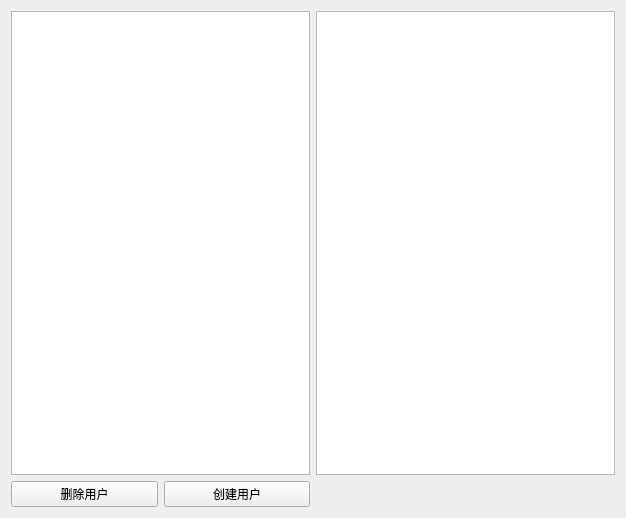
<?xml version="1.0" encoding="UTF-8"?>
<ui version="4.0">
 <class>UsersWidget</class>
 <widget class="QWidget" name="UsersWidget">
  <property name="geometry">
   <rect>
    <x>0</x>
    <y>0</y>
    <width>626</width>
    <height>518</height>
   </rect>
  </property>
  <property name="windowTitle">
   <string>用户管理</string>
  </property>
  <layout class="QGridLayout" name="gridLayout">
   <item row="0" column="0">
    <widget class="QTableView" name="usersTableView"/>
   </item>
   <item row="0" column="1">
    <widget class="QTableView" name="permissionsTableView"/>
   </item>
   <item row="1" column="0">
    <layout class="QHBoxLayout" name="horizontalLayout">
     <item>
      <widget class="QPushButton" name="deleteButton">
       <property name="text">
        <string>删除用户</string>
       </property>
      </widget>
     </item>
     <item>
      <widget class="QPushButton" name="createButton">
       <property name="text">
        <string>创建用户</string>
       </property>
      </widget>
     </item>
    </layout>
   </item>
  </layout>
 </widget>
 <layoutdefault spacing="6" margin="11"/>
 <resources/>
 <connections/>
</ui>
